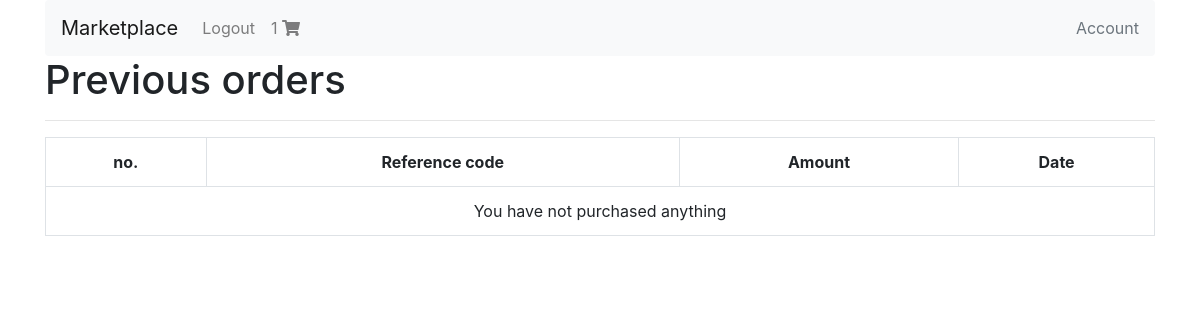
The app's page /account/profile/ (signed in), older data.
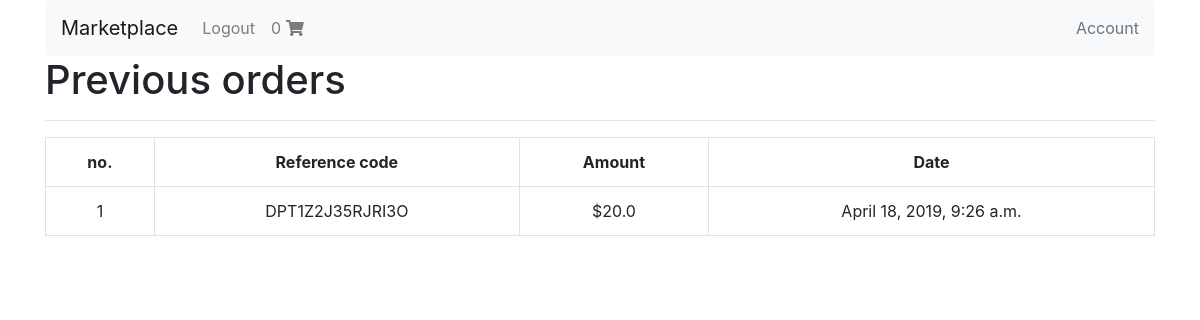
The same page, newer data.
### shopping_cart/models.py (models this page shows, shortened)
class Order(models.Model):
    user = models.ForeignKey(settings.AUTH_USER_MODEL,
                             on_delete=models.CASCADE)
    is_ordered = models.BooleanField(default=False)
    items = models.ManyToManyField(OrderItem)
    ref_code = models.CharField(max_length=50)
    def get_total(self):
        return self.items.all().aggregate(order_total=Sum('book__price'))['order_total']

class Payment(models.Model):
    order = models.ForeignKey(Order, on_delete=models.CASCADE)
    total_amount = models.FloatField()
    date_paid = models.DateTimeField(auto_now_add=True)
    stipe_charge_id = models.CharField(max_length=100)

### core/views.py (the view)
# urls.py: path('account/profile/', profile_view, name='profile'),
def profile_view(request):
    orders = Order.objects.filter(user=request.user, is_ordered=True)
    context = {
        'orders': orders
    }
    return render(request, "profile.html", context)

### shopping_cart/templatetags/cart_template_tags.py (called while the page is built)
@register.filter
def cart_item_count(user):
    if user.is_authenticated:
        qs = Order.objects.filter(user=user, is_ordered=False)
        if qs.exists():
            return qs[0].items.count()
    return 0

### templates/profile.html
{% extends "base.html" %}
{% block content %}
<h1>Previous orders</h1>
<hr />
<table class="table table-hover table-bordered text-center">
    <tr class="text-center">
        <th>no.</th>
        <th>Reference code</th>
        <th>Amount</th>
        <th>Date</th>
    </tr>
    {% for order in orders %}
    <tr>
        <td>{{ forloop.counter }}</td>
        <td>{{ order.ref_code }}</td>
        <td>${{ order.get_total }}</td>
        <td>{{ order.payment_set.first.date_paid }}</td>
    </tr>
    {% empty %}
    <tr>
    <td colspan="4">
        You have not purchased anything
    </td>
    </tr>
    {% endfor %}
</table>
{% endblock content %}

### templates/navbar.html (shortened to what this page needs)
{% load cart_template_tags %}
<nav class="navbar navbar-expand-lg navbar-light bg-light rounded">
<a class="navbar-brand" href="{% url 'books:book-list' %}">Marketplace</a>
<div class="collapse navbar-collapse" id="navbarsExample09">
    <ul class="navbar-nav mr-auto">
    {% if request.user.is_authenticated %}
    <li class="nav-item">
        <a class="nav-link" href="{% url 'account_logout' %}">Logout</a>
    </li>
    <li class="nav-item">
        <a class="nav-link" href="{% url 'cart:order-summary' %}">
        {{ request.user|cart_item_count }}
        <i class="fas fa-shopping-cart"></i>
        </a>
    </li>
    {% endif %}
    </ul>
    <a class="text-muted" href="{% url 'profile' %}">Account</a>
</div>
</nav>

Row changes from the older to the newer data that the page shows:
now on this page (row edited): Order: ref_code "DPT1Z2J35RJRI3O", get_total "20.0", payment_set.first.date_paid "April 18, 2019, 9:26 a.m."
Text that changed along with them:
{{ request.user|cart_item_count }}: "1" → "0"
text no longer shown: "You have not purchased anything"
